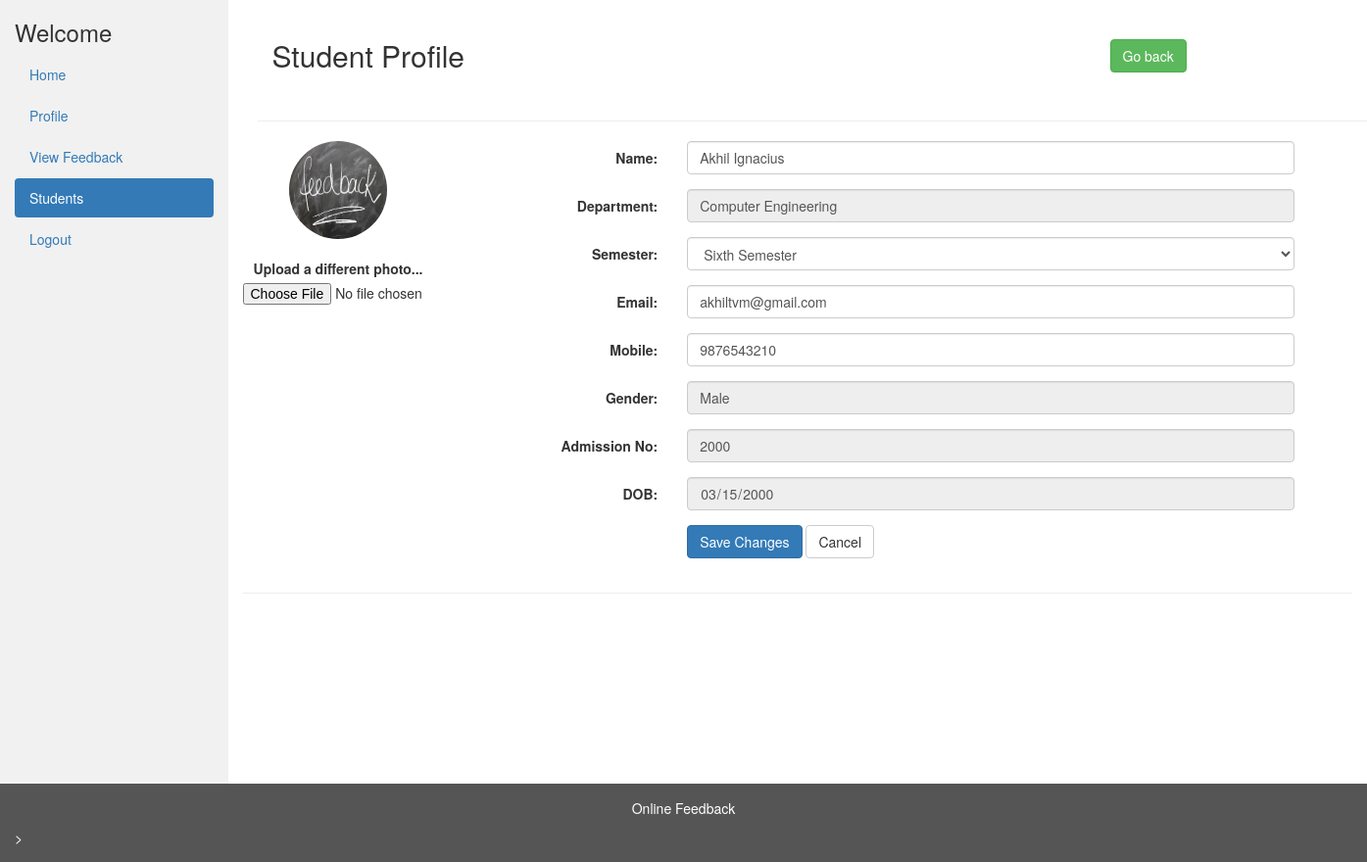
The page /faculty/view_student_profile.php?student_id=1 on the database its author committed.
### tables this page shows
CREATE TABLE `student` (
  `id` int(11) NOT NULL,
  `name` char(40) NOT NULL,
  `gender` int(11) NOT NULL,
  `email` varchar(40) NOT NULL,
  `password` varchar(40) DEFAULT NULL,
  `mobile` bigint(11) NOT NULL,
  `department_id` int(11) NOT NULL,
  `semester_id` int(10) NOT NULL,
  `image` varchar(50) NOT NULL DEFAULT '../img/no_image.jpg',
  `dob` date NOT NULL,
  `regid` varchar(20) NOT NULL,
  `feedback_submitted` int(11) NOT NULL DEFAULT '0'
);

CREATE TABLE `department` (
  `id` int(11) NOT NULL,
  `name` varchar(250) NOT NULL
);

CREATE TABLE `semester` (
  `id` int(11) NOT NULL,
  `name` varchar(250) NOT NULL
);

### faculty/view_student_profile.php (the view, shortened to what this page needs)
<?php
include_once '../database/dbconfig.php';
$student_id = $_GET['student_id'];
$sql = "SELECT * FROM `student` WHERE `id` = " . $student_id;
$result_query = mysqli_query($conn, $sql);
$row = mysqli_fetch_array($result_query);
$name = $row['name'];
$department_id = $row['department_id'];
$dep_sql = "SELECT * FROM `department` WHERE `id` = " . $department_id;
$dep_result = mysqli_query($conn, $dep_sql);
$dep_row = mysqli_fetch_array($dep_result);
$department = $dep_row['name'];
$semester_id = $row['semester_id'];
$sem_sql = "SELECT * FROM `semester` WHERE `id` = " . $semester_id;
$sem_result = mysqli_query($conn, $sem_sql);
$sem_row = mysqli_fetch_array($sem_result);
$semester = $sem_row['name'];
$email = $row['email'];
$mobile = $row['mobile'];
$gender = $row['gender'];
$regid = $row['regid'];
$dob = $row['dob'];
$image = $row['image'];
?>
<!DOCTYPE html>
<html lang="en">
<head>
  <link rel="stylesheet" href="https://maxcdn.bootstrapcdn.com/bootstrap/3.4.1/css/bootstrap.min.css">
</head>
<body>
<div class="container-fluid">
  <div class="row content">
        <div class="col-sm-2 sidenav">
          <h3>
            Welcome
          </h3>
          <ul class="nav nav-pills nav-stacked">
            <li><a href="faculty_dashboard.php">Home</a></li>
            <li><a href="faculty_profile.php">Profile</a></li>
            <li><a href="view_feedback.php">View Feedback</a></li>
            <li class="active"><a href="view_students.php">Students</a></li>
            <li><a href="../logout.php">Logout</a></li>
          </ul>
          <br />
        </div>
    <div class="col-sm-10">
    <div class="container">
    <br />
        <div class="container-fluid">
          <div class="row">
            <div class="col-md-9"><h2>Student Profile</h2></div><br />
            <div class="col-md-3">
              <a href="view_students.php" class="btn btn-success">Go back</a>
            </div>
          </div>
        </div>
        <br />
  	<hr>
	<div class="row">
        <form class="form-horizontal" method="post" action="student_profile_update.php" enctype="multipart/form-data">
      <div class="col-md-2">
        <div class="text-center">
          <img src=<?php echo $image ?> class="avatar img-circle" alt="avatar" style="height: 100px; width: 100px;">
          <br />
          <br />
              <div class="form-group">
                <label>Upload a different photo...</label>
                <input type="file">
              </div>
        </div>
      </div>
      <div class="col-md-10 personal-info">
          <div class="form-group">
            <label class="col-lg-3 control-label">Name:</label>
            <div class="col-lg-8">
              <input name="name" class="form-control" required="required" type="text" value="<?php echo $name ?>">
            </div>
          </div>
          <div class="form-group">
            <label class="col-lg-3 control-label">Department:</label>
            <div class="col-lg-8">
              <input name="department" class="form-control" readonly required="required" type="text" value="<?php echo $department ?>">
            </div>
          </div>
          <div class="form-group">
            <label class="col-lg-3 control-label">Semester:</label>
            <div class="col-lg-8">
              <select name="semester_id" class="form-control" required="required">
                  <option value="<?php echo $semester_id; ?>"><?php echo $semester ?> </option>
              </select>
          </div>
          </div>
          <div class="form-group">
            <label class="col-lg-3 control-label">Email:</label>
            <div class="col-lg-8">
              <input name="email" class="form-control" required="required" type="email" value= "<?php echo $email ?>" >
            </div>
          </div>
          <div class="form-group">
            <label class="col-lg-3 control-label">Mobile:</label>
            <div class="col-lg-8">
              <input name="mobile" class="form-control" required="required" type="text" maxlength ="10" onkeypress="return isNumber(event)" value= "<?php echo $mobile ?>" >
            </div>
          </div>
          <div class="form-group">
            <label class="col-lg-3 control-label">Gender:</label>
            <div class="col-lg-8">
              <input name="gender" class="form-control" readonly required="required" type="text" value="<?php
                if ($gender == 1) echo "Male";
                else  echo "Female";
              ?>">
            </div>
          </div>
          <div class="form-group">
            <label class="col-md-3 control-label">Admission No:</label>
            <div class="col-md-8">
              <input name="regid" class="form-control" readonly required="required" type="text" value= "<?php echo $regid ?>" >
            </div>
          </div>
          <div class="form-group">
            <label class="col-md-3 control-label">DOB:</label>
            <div class="col-md-8">
              <input name="dob" class="form-control" readonly required="required" type="date" value= <?php echo $dob ?> >
            </div>
          </div>
          <div class="form-group">
            <label class="col-md-3 control-label"></label>
            <div class="col-md-8">
              <input type="submit" class="btn btn-primary" value="Save Changes">
              <input type="reset" class="btn btn-default" value="Cancel">
            </div>
          </div>
        </form>
      </div>
  </div>
</div>
<hr>
        </div>
    </div>
<footer class="container-fluid">
  <center>
        <p>Online Feedback</p>
      </center>>
</footer>
</body>
</html>

### faculty/view_student_profile.php (style rules this page uses)
.row.content { height: 800px }
.sidenav { background-color: #f1f1f1; height: 100%; }
footer { background-color: #555; color: white; padding: 15px; }

### rows shown on the page
student: image (picture), name "Akhil Ignacius", email "akhiltvm@gmail.com", mobile "9876543210", gender "Male", regid "2000", dob "03/15/2000"
department: department "Computer Engineering"
semester: semester_id "Sixth Semester"
